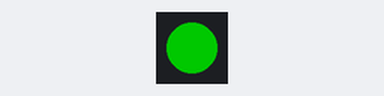
The sketch below on a simulated Arduino Uno, built with avr-gcc and run on an emulated ATmega328P. Shown: 1 RGB LEDs in strip order, left to right. Dim RGB values are drawn brighter than linear.

Above: at 0.15 s.
At 1.97 s:
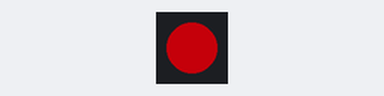
At 4.09 s:
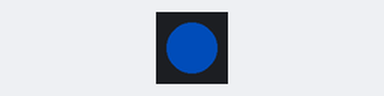
At 9.85 s:
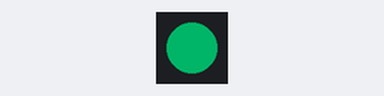
Timing chart, 0 to 10.2 s (numbered marks = the images above):
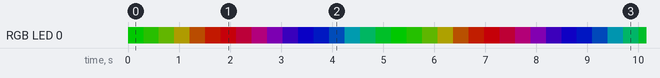

The sketch:

sketch_apr30a.ino
```cpp
#include <Adafruit_NeoPixel.h>

#define NUM_LEDS 1
#define PIN 1

Adafruit_NeoPixel strip = Adafruit_NeoPixel(NUM_LEDS, PIN);

void setup() {
  // put your setup code here, to run once:
  strip.begin();
  strip.setBrightness(100);
  strip.show();
}

void loop() {
  // put your main code here, to run repeatedly:

  // loop through 256 colors
  for(int j=0; j<256; j++) {
    // loop through neopixels
    for(int i=0; i<NUM_LEDS; i++){
      // set a color for the neopixel
      // color is shifted 8 bits for each progressive neopixel
      strip.setPixelColor(i, Wheel((i * 8 + j) & 255));
    }
    // show once all neopixels are set with new color
    strip.show();
    delay(20);
  }
}

uint32_t Wheel(byte WheelPos) {
  if(WheelPos < 85){
    return strip.Color(WheelPos * 3, 255 - WheelPos * 3, 0);
  } else if(WheelPos < 170){
    WheelPos -= 85;
    return strip.Color(255 - WheelPos * 3, 0, WheelPos * 3);
  } else{
    WheelPos -= 170;
    return strip.Color(0, WheelPos * 3, 255 - WheelPos * 3);
  }
}
```

Measured:
- by itself, RGB LED 0: off → RGB(0, 100, 0) at 0.00 s, → RGB(17, 82, 0) 0.30 s later, → RGB(35, 65, 0) 0.30 s later, → RGB(53, 47, 0) 0.30 s later, … (134 changes in this stretch)
- by itself, everything shown: repeats every 15.5 s, in 52 steps
